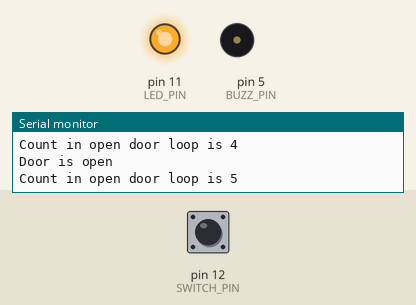
Simulated run of this sketch. Board: Arduino Nano, built with avr-gcc and run on an emulated ATmega328P. Shown: output pins drawn as LEDs (lit = HIGH), buzzer (waves = sounding, pin HIGH), the last lines printed to the serial monitor. Inputs (shaded band) come from the test bench; at power-on: pin 12 (SWITCH_PIN) HIGH.

Above: at 1.2 s.
1.3 s: pin 12 (SWITCH_PIN) pulled LOW for 0.25 s
At 1.5 s:
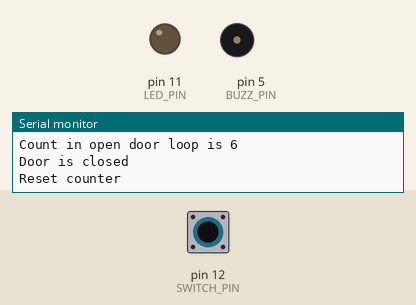
3.1 s: pin 12 (SWITCH_PIN) pulled LOW for 3.2 s
At 7.6 s:
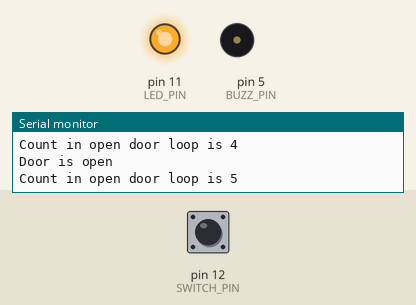
Timing chart, 0 to 9.1 s (numbered marks = the images above; inputs shaded):
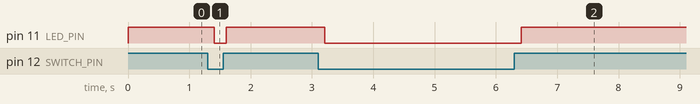

The sketch:

fridge_alarm.ino
```cpp
/* Purpose:  Door alarm for the refrigerator
 *        Alerts if fridge door is open with a RED light and
 *        sounds the alarm if the door has been left open for a period of time
 *
 *  Hardware Parts:
 *  - arduino nano v3
 *  - piezo buzzer
 *  - red LED
 *  - Magnetic Proximity Contact Switch
 *  - 220 Ohm resistor
 *
 */

#define LED_PIN 11
#define SWITCH_PIN 12
#define BUZZ_PIN 5
#define DELAY 200

int count = 0;  // counter
int numberOfSecs = 120; // number of seconds to trigger the alarm sound
long triggerValue = (numberOfSecs * 1000L) / DELAY; // using DELAY value, convert the number of seconds to a trigger value used in loop
/*
  With a DELAY of 200 milliseconds in each loop, looping 5 times is about 1000 ms, or 1 second --> (1 / DELAY * 1000 = 5)
  For numberOfSecs of 120s (2 mins), the trigger value is 600 (or 600 loop counts before alarm sounds)
  The equation to generate triggerValue in this example is 120 * (1 / 200) * 1000 = 600
  When loop count reaches 600, it's been 120 secs of open door, sound the alarm
*/

void setup()
{
    // Start the serial connection
    Serial.begin(115200);
    Serial.println("Fridge Door Alarm");

    // Initialize pins
    pinMode(LED_PIN, OUTPUT);
    pinMode(SWITCH_PIN, INPUT_PULLUP);
    pinMode(BUZZ_PIN, OUTPUT);
}

void siren()
{
  for(int hz = 440; hz < 1000; hz+=25)
  {
    tone(BUZZ_PIN, hz, 50);
    delay(5);
  }
  for(int hz = 1000; hz > 440; hz-=25)
  {
    tone(BUZZ_PIN, hz, 50);
    delay(5);
  }
}

void loop()
{
   int state = digitalRead(SWITCH_PIN);
   if (state)   // Evaluates as TRUE if SWITCH_PIN state is 1 (HIGH)
   {
      // Magnets NOT in proximity and switch is OPEN; Door is ajar
      // Open Switch - SWITCH_PIN input reads HIGH (initial pinMode state of SWITCH_PIN)
      Serial.println("Door is open");
      Serial.print("Count in open door loop is "); Serial.println(count);
      digitalWrite(LED_PIN, HIGH);  // turn the LED ON
      if ( count > triggerValue ) { // sound the alarm if door is open too long
        Serial.println("Alarm Sound!");
        siren();
      }
      count++;
   }
   else   // Evaluates as FALSE if SWITCH_PIN is 0 (LOW)
   {
      // Magnets in proximity and switch is closed - Door is shut
      // Closed switch - circuit connects to ground - SWITCH_PIN input reads LOW
      Serial.println("Door is closed");
      digitalWrite(LED_PIN, LOW); // turn the LED OFF
      Serial.println("Reset counter");
      count = 0;  // door is closed, reset the counter
   }
   delay(DELAY);
}
```

Measured:
- after the input at 1.3 s, pin 11 (LED_PIN): HIGH → LOW after 0.10 s, → HIGH 0.20 s later
- after the input at 3.1 s, pin 11 (LED_PIN): HIGH → LOW after 0.11 s, → HIGH 3.2 s later
